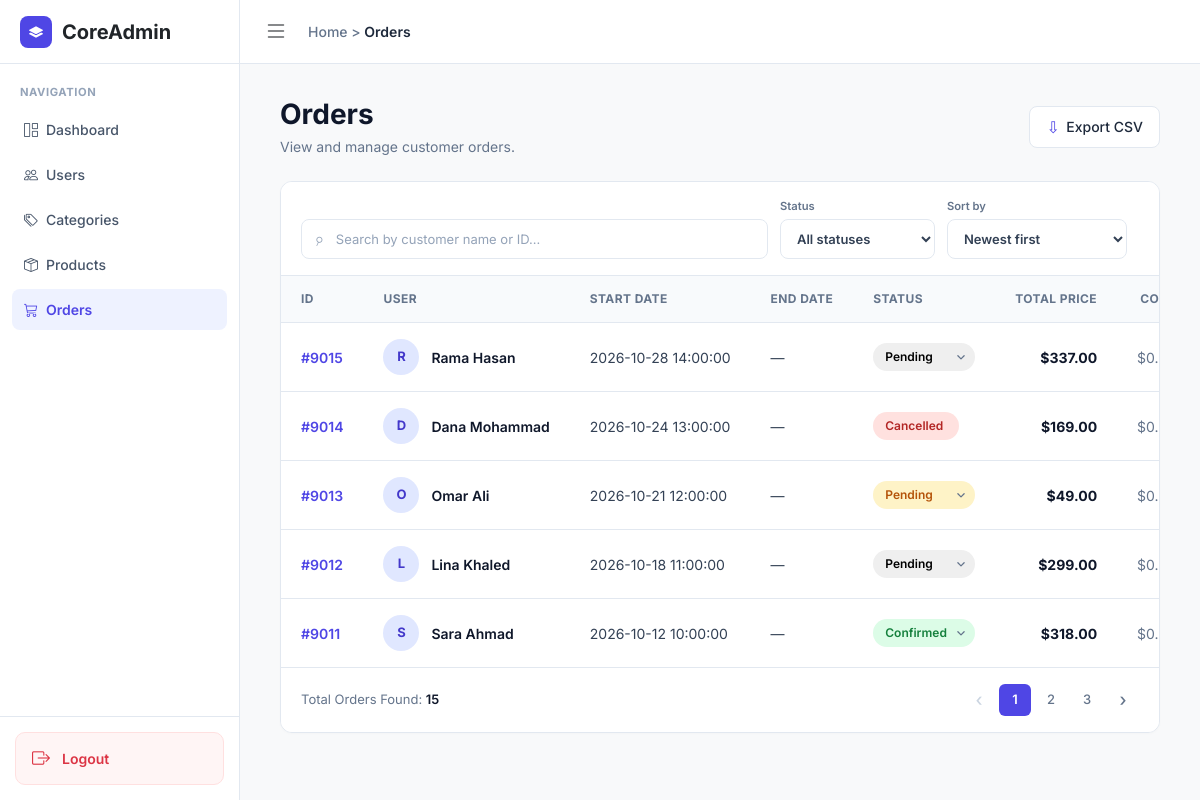
Page /admin/orders.php (signed in) on the committed database.
### tables this page shows
CREATE TABLE `orders` (
  `id` int(11) NOT NULL,
  `user_id` int(11) NOT NULL,
  `order_date` timestamp NOT NULL DEFAULT current_timestamp(),
  `total_amount` decimal(10,2) NOT NULL DEFAULT 0.00,
  `order_status` enum('Pending','Confirmed','Shipped','Delivered','Cancelled') DEFAULT 'Pending',
  `full_name` varchar(100) NOT NULL,
  `phone` varchar(20) NOT NULL,
  `country` varchar(100) NOT NULL DEFAULT 'Jordan',
  `city` varchar(100) NOT NULL,
  `area` varchar(100) DEFAULT NULL,
  `shipping_address` varchar(255) NOT NULL,
  `building_details` varchar(255) DEFAULT NULL,
  `shipping_cost` decimal(10,2) NOT NULL DEFAULT 0.00,
  `revenue` decimal(10,2) NOT NULL DEFAULT 0.00
);

### app/models/Order.php (called while the page is built, shortened)
<?php
require_once __DIR__ . '/../config/Database.php';
class Order {
    private PDO $db;
    public function __construct() {
        $database = new Database();
        $this->db = $database->connect();
    }
    public function getOrdersPaginated($limit, $offset, $search = ''): array {
        $searchWildcard = "%{$search}%";
       $stmt = $this->db->prepare("
    SELECT
        o.id,
        o.user_id,
        o.total_amount,
        o.order_status,
        o.order_date AS created_at,
        COALESCE(u.full_name, 'Guest Customer') AS full_name
    FROM orders o
    LEFT JOIN users u ON o.user_id = u.id
    WHERE o.id LIKE ? OR u.full_name LIKE ?
    ORDER BY o.order_date DESC
    LIMIT ? OFFSET ?
");
        $stmt->bindValue(1, $searchWildcard, PDO::PARAM_STR);
        $stmt->bindValue(2, $searchWildcard, PDO::PARAM_STR);
        $stmt->bindValue(3, (int)$limit, PDO::PARAM_INT);
        $stmt->bindValue(4, (int)$offset, PDO::PARAM_INT);
        $stmt->execute();
        return $stmt->fetchAll(PDO::FETCH_ASSOC);
    }
    public function getTotalOrdersCount($search = ''): int {
        $searchWildcard = "%{$search}%";
        $stmt = $this->db->prepare("
            SELECT COUNT(*) as total
            FROM orders o
            LEFT JOIN users u ON o.user_id = u.id
            WHERE o.id LIKE ? OR u.full_name LIKE ?
        ");
        $stmt->bindValue(1, $searchWildcard, PDO::PARAM_STR);
        $stmt->bindValue(2, $searchWildcard, PDO::PARAM_STR);
        $stmt->execute();
        $result = $stmt->fetch(PDO::FETCH_ASSOC);
        return (int)($result['total'] ?? 0);
    }
}

### app/config/Database.php (called while the page is built)
<?php
class Database {
    private string $host = "localhost";
    private string $dbName = "wedding_store";
    private string $username = "root";
    private string $password = "";
    private ?PDO $connection = null;
    public function connect(): PDO {
        if ($this->connection === null) {
            try {
                $dsn = "mysql:host={$this->host};dbname={$this->dbName};charset=utf8mb4";
                $this->connection = new PDO(
                    $dsn,
                    $this->username,
                    $this->password,
                    [
                        PDO::ATTR_ERRMODE => PDO::ERRMODE_EXCEPTION,
                        PDO::ATTR_DEFAULT_FETCH_MODE => PDO::FETCH_ASSOC,
                        PDO::ATTR_EMULATE_PREPARES => false
                    ]
                );
            } catch (PDOException $e) {
                error_log($e->getMessage());
                throw new RuntimeException(
                    "Database connection failed."
                );
            }
        }
        return $this->connection;
    }
}

### admin/orders.php (the view, shortened to what this page needs)
<?php
require_once __DIR__ . '/../app/models/Order.php';
$orderModel = new Order();
$search = isset($_GET['search']) ? trim($_GET['search']) : '';
$limit = 5;
$page = isset($_GET['page']) ? (int) $_GET['page'] : 1;
$page = max(1, $page);
$offset = ($page - 1) * $limit;
$orders = $orderModel->getOrdersPaginated($limit, $offset, $search);
$totalOrders = $orderModel->getTotalOrdersCount($search);
$totalPages = (int) ceil($totalOrders / $limit);
require_once __DIR__ . '/includes/header.php';
?>
<div class="page-content">
    <div class="page-heading">
        <div>
            <h1>Orders</h1>
            <p>View and manage customer orders.</p>
        </div>
        <button class="button button-export" id="export-orders" type="button">
            <span aria-hidden="true">⇩</span> Export CSV
        </button>
    </div>
    <section class="orders-card" aria-label="Order list">
        <form method="GET" action="orders.php" class="filters">
            <label class="table-search">
                <span aria-hidden="true">⌕</span>
                <input
                    type="search"
                    name="search"
                    id="order-search"
                    value="<?= htmlspecialchars($search, ENT_QUOTES, 'UTF-8') ?>"
                    placeholder="Search by customer name or ID..."
                    aria-label="Search by customer name or ID"
                >
            </label>
            <label class="filter-control">
                <span class="filter-label">Status</span>
                <select id="status-filter" aria-label="Filter by status">
                    <option value="all">All statuses</option>
                </select>
            </label>
            <label class="filter-control sort-control">
                <span class="filter-label">Sort by</span>
                <select id="sort-orders" aria-label="Sort orders">
                    <option value="newest">Newest first</option>
                </select>
            </label>
        </form>
        <div class="table-wrap">
            <table class="orders-table">
                <thead>
                    <tr>
                        <th scope="col">ID</th>
                        <th scope="col">User</th>
                        <th scope="col">Start Date</th>
                        <th scope="col">End Date</th>
                        <th scope="col">Status</th>
                        <th scope="col" class="numeric">Total Price</th>
                        <th scope="col" class="numeric">Cost</th>
                    </tr>
                </thead>
                <tbody id="orders-body">
                    <?php if (!empty($orders)): ?>
                        <?php foreach ($orders as $index => $order): ?>
                            <?php
                                $currentStatus = strtolower($order['order_status'] ?? 'pending');
                                $isCancelled = ($currentStatus === 'cancelled');
                                $delay = ($index + 1) * 0.08;
                            ?>
                            <tr style="--row-delay: <?= $delay ?>s;">
                                <td>
                                    <strong class="order-id">
                                        #<?= (int) $order['id'] ?>
                                    </strong>
                                </td>
                                <td>
                                    <div class="customer">
                                        <span class="avatar-initials">
                                            <?= htmlspecialchars(
                                                strtoupper(substr($order['full_name'] ?? '', 0, 1)),
                                                ENT_QUOTES,
                                                'UTF-8'
                                            ) ?>
                                        </span>
                                        <span>
                                            <?= htmlspecialchars(
                                                $order['full_name'] ?? '',
                                                ENT_QUOTES,
                                                'UTF-8'
                                            ) ?>
                                        </span>
                                    </div>
                                </td>
                                <td>
                                    <?= htmlspecialchars(
                                        $order['created_at'] ?? '',
                                        ENT_QUOTES,
                                        'UTF-8'
                                    ) ?>
                                </td>
                                <td>—</td>
                                <td>
                                    <select
                                        class="status-badge status-<?= htmlspecialchars($currentStatus, ENT_QUOTES, 'UTF-8') ?>"
                                        onchange="updateOrderStatus(<?= (int) $order['id'] ?>, this.value)"
                                        <?= $isCancelled ? 'disabled style="background-color: #ffe1df; color: #b32625; cursor: not-allowed;"' : '' ?>
                                    >
                                        <option value="pending" <?= $currentStatus === 'pending' ? 'selected' : '' ?>>
                                            Pending
                                        </option>
                                        <option value="confirmed" <?= $currentStatus === 'confirmed' ? 'selected' : '' ?>>
                                            Confirmed
                                        </option>
                                        <option value="cancelled" <?= $currentStatus === 'cancelled' ? 'selected' : '' ?>>
                                            Cancelled
                                        </option>
                                    </select>
                                </td>
                                <td class="numeric amount">
                                    $<?= number_format((float) ($order['total_amount'] ?? 0), 2) ?>
                                </td>
                                <td class="numeric cost-unavailable">
                                    $0.00
                                </td>
                            </tr>
                        <?php endforeach; ?>
                    <?php endif; ?>
                </tbody>
            </table>
        </div>
        <footer class="table-footer">
            <p id="orders-summary">
                Total Orders Found:
                <strong><?= (int) $totalOrders ?></strong>
            </p>
            <?php if ($totalPages > 1): ?>
                <nav class="pagination" aria-label="Page navigation">
                    <?php
                        $paginationQuery = !empty($search)
                            ? '&search=' . urlencode($search)
                            : '';
                    ?>
                    <?php if ($page > 1): ?>
                        <a
                            class="page-arrow"
                            href="orders.php?page=<?= $page - 1 ?><?= $paginationQuery ?>"
                        >
                            ‹
                        </a>
                    <?php else: ?>
                        <span class="page-arrow disabled">‹</span>
                    <?php endif; ?>
                    <?php for ($i = 1; $i <= $totalPages; $i++): ?>
                        <a
                            href="orders.php?page=<?= $i ?><?= $paginationQuery ?>"
                            class="page-number <?= $page === $i ? 'current' : '' ?>"
                        >
                            <?= $i ?>
                        </a>
                    <?php endfor; ?>
                    <?php if ($page < $totalPages): ?>
                        <a
                            class="page-arrow"
                            href="orders.php?page=<?= $page + 1 ?><?= $paginationQuery ?>"
                        >
                            ›
                        </a>
                    <?php else: ?>
                        <span class="page-arrow disabled">›</span>
                    <?php endif; ?>
                </nav>
            <?php endif; ?>
        </footer>
    </section>
</div>
<?php require_once __DIR__ . '/includes/footer.php'; ?>

### public/assets/css/admin.css (style rules this page uses)
:root { --bg-main: #f8f9fa; --sidebar-width: 240px; --brand-primary: #4f46e5; --brand-primary-hover: #4338ca; --text-dark: #1e293b; --text-muted: #64748b; --border-color: #e2e8f0; --badge-blue-bg: #e0e7ff; --badge-blue-text: #4338ca; --badge-green-bg: #dcfce7; --badge-green-text: #15803d; --badge-red-bg: #fee2e2; --badge-red-text: #b91c1c; --active-nav-bg: #eef2ff; --active-nav-text: #4f46e5; }
body { font-family: 'Inter', -apple-system, BlinkMacSystemFont, sans-serif; background-color: var(--bg-main); color: var(--text-dark); overflow-x: hidden; font-size: 0.875rem; }
.table-footer { padding: 1rem 1.25rem; border-top: 1px solid var(--border-color); display: flex; align-items: center; justify-content: space-between; }

### rows in the picture
orders: $delay 0.08 (drawn), id "9015", full_name "R", full_name "Rama Hasan", order_date "2026-10-28 14:00:00", order_status+id "Pending", total_amount "337.00"
orders: $delay 0.16 (drawn), id "9014", full_name "D", full_name "Dana Mohammad", order_date "2026-10-24 13:00:00", order_status+id "Cancelled", total_amount "169.00"
orders: $delay 0.24 (drawn), id "9013", full_name "O", full_name "Omar Ali", order_date "2026-10-21 12:00:00", order_status+id "Pending", total_amount "49.00"
orders: $delay 0.32 (drawn), id "9012", full_name "L", full_name "Lina Khaled", order_date "2026-10-18 11:00:00", order_status+id "Pending", total_amount "299.00"
orders: $delay 0.4 (drawn), id "9011", full_name "S", full_name "Sara Ahmad", order_date "2026-10-12 10:00:00", order_status+id "Confirmed", total_amount "318.00"

### other values in the picture
safe($breadcrumb) "Orders"
$totalOrders "15"
